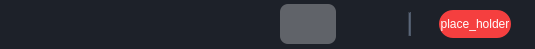
<?xml version="1.0" encoding="UTF-8"?>
<ui version="4.0">
 <class>ShareButtonBar</class>
 <widget class="QWidget" name="ShareButtonBar">
  <property name="geometry">
   <rect>
    <x>0</x>
    <y>0</y>
    <width>535</width>
    <height>49</height>
   </rect>
  </property>
  <property name="windowTitle">
   <string>Form</string>
  </property>
  <property name="styleSheet">
   <string notr="true">#content_widget{
background:#1d2129;
border-radius:30px;
}

QPushButton{
background:transparent;
border-radius: 8px;
font-family: 'Inter';
font-style: normal;
font-weight: 400;
font-size: 12px;
line-height: 22px;
text-align: center;
color: #C9CDD4;
border:none;
}

QPushButton:hover{
background: rgba(255, 255, 255, 0.05);
}

QPushButton:pressed{
background: rgba(255, 255, 255, 0.1);
}

QPushButton:disabled{
 background: rgba(255, 255, 255, 0.3);
}



#line{
background:#4E5969;
}



</string>
  </property>
  <layout class="QHBoxLayout" name="horizontalLayout">
   <property name="spacing">
    <number>0</number>
   </property>
   <property name="leftMargin">
    <number>0</number>
   </property>
   <property name="topMargin">
    <number>0</number>
   </property>
   <property name="rightMargin">
    <number>0</number>
   </property>
   <property name="bottomMargin">
    <number>0</number>
   </property>
   <item>
    <widget class="QWidget" name="content_widget" native="true">
     <property name="minimumSize">
      <size>
       <width>533</width>
       <height>48</height>
      </size>
     </property>
     <layout class="QHBoxLayout" name="horizontalLayout_2">
      <property name="spacing">
       <number>8</number>
      </property>
      <property name="leftMargin">
       <number>24</number>
      </property>
      <property name="topMargin">
       <number>4</number>
      </property>
      <property name="rightMargin">
       <number>24</number>
      </property>
      <property name="bottomMargin">
       <number>4</number>
      </property>
      <item>
       <widget class="QPushButton" name="btn_camera">
        <property name="minimumSize">
         <size>
          <width>56</width>
          <height>40</height>
         </size>
        </property>
        <property name="maximumSize">
         <size>
          <width>56</width>
          <height>40</height>
         </size>
        </property>
        <property name="styleSheet">
         <string notr="true">#btn_camera{
text-align:left;
padding-left:8px;
}</string>
        </property>
        <property name="text">
         <string/>
        </property>
        <property name="icon">
         <iconset resource="../resource/video_call_resource.qrc">
          <normaloff>:/img/videocall_camera_on</normaloff>:/img/videocall_camera_on</iconset>
        </property>
        <property name="iconSize">
         <size>
          <width>22</width>
          <height>22</height>
         </size>
        </property>
       </widget>
      </item>
      <item>
       <widget class="QPushButton" name="btn_mic">
        <property name="minimumSize">
         <size>
          <width>56</width>
          <height>40</height>
         </size>
        </property>
        <property name="maximumSize">
         <size>
          <width>56</width>
          <height>40</height>
         </size>
        </property>
        <property name="styleSheet">
         <string notr="true">#btn_mic{
text-align:left;
padding-left:8px;
}</string>
        </property>
        <property name="text">
         <string/>
        </property>
        <property name="icon">
         <iconset resource="../resource/video_call_resource.qrc">
          <normaloff>:/img/videocall_mic_on</normaloff>:/img/videocall_mic_on</iconset>
        </property>
        <property name="iconSize">
         <size>
          <width>22</width>
          <height>22</height>
         </size>
        </property>
       </widget>
      </item>
      <item>
       <widget class="QPushButton" name="btn_data">
        <property name="minimumSize">
         <size>
          <width>56</width>
          <height>40</height>
         </size>
        </property>
        <property name="maximumSize">
         <size>
          <width>56</width>
          <height>40</height>
         </size>
        </property>
        <property name="text">
         <string/>
        </property>
        <property name="icon">
         <iconset resource="../resource/video_call_resource.qrc">
          <normaloff>:/img/videocall_real_time_data</normaloff>:/img/videocall_real_time_data</iconset>
        </property>
        <property name="iconSize">
         <size>
          <width>22</width>
          <height>22</height>
         </size>
        </property>
       </widget>
      </item>
      <item>
       <widget class="QPushButton" name="btn_share">
        <property name="minimumSize">
         <size>
          <width>56</width>
          <height>40</height>
         </size>
        </property>
        <property name="maximumSize">
         <size>
          <width>56</width>
          <height>40</height>
         </size>
        </property>
        <property name="styleSheet">
         <string notr="true">#btn_share{
text-align:left;
padding-left:8px;
}</string>
        </property>
        <property name="text">
         <string/>
        </property>
        <property name="icon">
         <iconset resource="../resource/video_call_resource.qrc">
          <normaloff>:/img/videocall_share</normaloff>:/img/videocall_share</iconset>
        </property>
        <property name="iconSize">
         <size>
          <width>22</width>
          <height>22</height>
         </size>
        </property>
       </widget>
      </item>
      <item>
       <widget class="QPushButton" name="btn_beauty">
        <property name="enabled">
         <bool>false</bool>
        </property>
        <property name="minimumSize">
         <size>
          <width>56</width>
          <height>40</height>
         </size>
        </property>
        <property name="maximumSize">
         <size>
          <width>56</width>
          <height>40</height>
         </size>
        </property>
        <property name="text">
         <string/>
        </property>
        <property name="icon">
         <iconset resource="../resource/video_call_resource.qrc">
          <normaloff>:/img/videocall_beauty</normaloff>:/img/videocall_beauty</iconset>
        </property>
        <property name="iconSize">
         <size>
          <width>22</width>
          <height>22</height>
         </size>
        </property>
       </widget>
      </item>
      <item>
       <widget class="QPushButton" name="btn_setting">
        <property name="minimumSize">
         <size>
          <width>56</width>
          <height>40</height>
         </size>
        </property>
        <property name="maximumSize">
         <size>
          <width>56</width>
          <height>40</height>
         </size>
        </property>
        <property name="text">
         <string/>
        </property>
        <property name="icon">
         <iconset resource="../resource/video_call_resource.qrc">
          <normaloff>:/img/videocall_setting</normaloff>:/img/videocall_setting</iconset>
        </property>
        <property name="iconSize">
         <size>
          <width>22</width>
          <height>22</height>
         </size>
        </property>
       </widget>
      </item>
      <item>
       <widget class="Line" name="line">
        <property name="minimumSize">
         <size>
          <width>0</width>
          <height>24</height>
         </size>
        </property>
        <property name="maximumSize">
         <size>
          <width>16777215</width>
          <height>24</height>
         </size>
        </property>
        <property name="frameShadow">
         <enum>QFrame::Sunken</enum>
        </property>
        <property name="lineWidth">
         <number>1</number>
        </property>
        <property name="midLineWidth">
         <number>0</number>
        </property>
        <property name="orientation">
         <enum>Qt::Vertical</enum>
        </property>
       </widget>
      </item>
      <item>
       <spacer name="horizontalSpacer">
        <property name="orientation">
         <enum>Qt::Horizontal</enum>
        </property>
        <property name="sizeHint" stdset="0">
         <size>
          <width>40</width>
          <height>20</height>
         </size>
        </property>
       </spacer>
      </item>
      <item>
       <widget class="QPushButton" name="btn_end">
        <property name="minimumSize">
         <size>
          <width>72</width>
          <height>28</height>
         </size>
        </property>
        <property name="maximumSize">
         <size>
          <width>72</width>
          <height>28</height>
         </size>
        </property>
        <property name="styleSheet">
         <string notr="true">#btn_end{
background: #F53F3F;
border-radius: 14px;
color: #FFFFFF;
}

#btn_end:hover{
background: #f57676;
}
#btn_end:pressed{
background:#ad2f2f
}

</string>
        </property>
        <property name="text">
         <string>place_holder</string>
        </property>
       </widget>
      </item>
     </layout>
    </widget>
   </item>
  </layout>
 </widget>
 <resources>
  <include location="../resource/video_call_resource.qrc"/>
 </resources>
 <connections/>
</ui>
